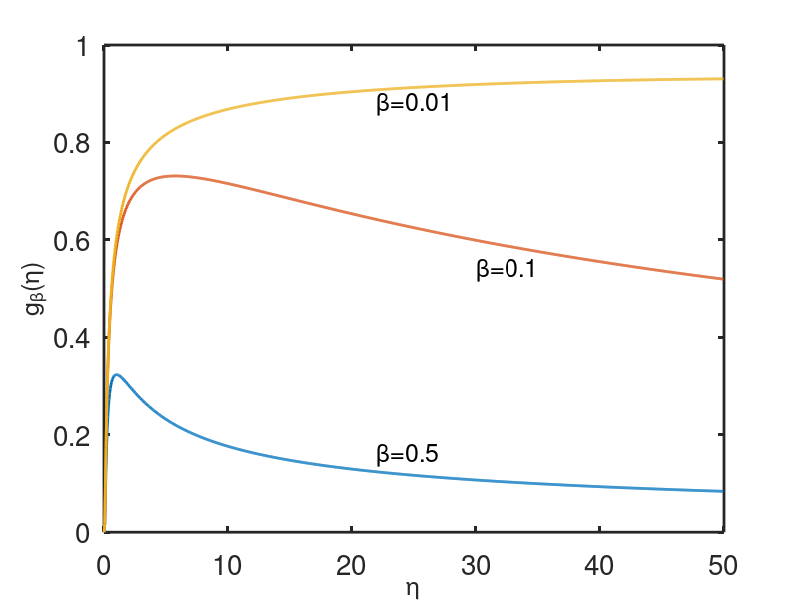
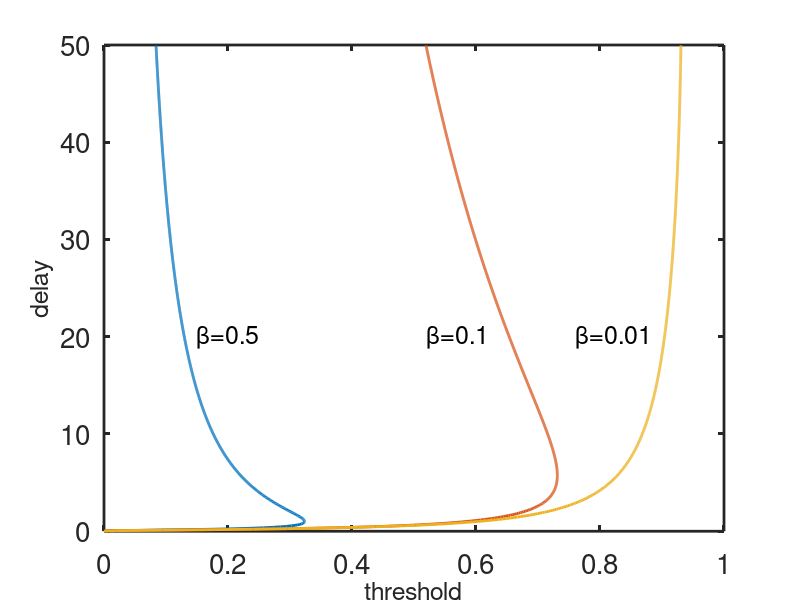
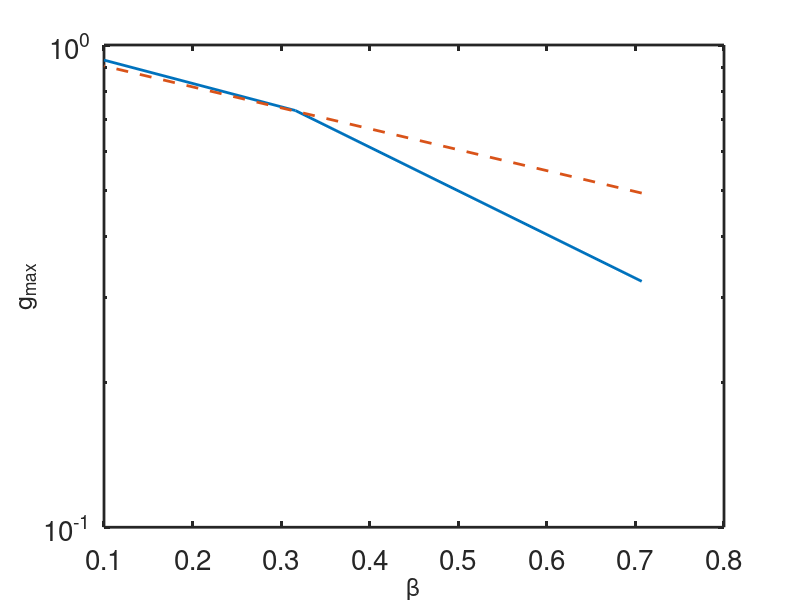

The MATLAB script that drew these images, in order:

%-------------------------------------------------------------------
%
% The fire-diffuse-fire model.
%
% For Chapter 7, Section 7.8.1 of
% Keener and Sneyd, Mathematical Physiology, 3rd Edition, Springer.
%
% Written by James Keener and James Sneyd
%
%-------------------------------------------------------------------

clear all
close all
clc

set(0,                           ...
'defaultaxesfontsize', 20,   ...
'defaultaxeslinewidth', 2.0, ...
'defaultlinelinewidth', 2.0);


betalist=[0.5;0.1;0.01]; %;5;10;50;100];
J = length(betalist);
dkappa = 0.001;
eta = [.01:.05:50];
for j = 1:J
    beta = betalist(j);
    for n = 1:1000
        g(n,:) = sqrt(1./(4*pi*n*eta)).*exp(-n./(4*eta) - beta^2*n);
    end    
    G(j,:) = sum(g);
    K(j) = beta;
end

figure(1)
    plot(eta,G,'linewidth',2)
    xlabel('\eta','fontsize',18)
    ylabel('g_\beta(\eta)','fontsize',18)
text(22,0.16,'\beta=0.5','fontsize',18)
text(30,0.54,'\beta=0.1','fontsize',18)
text(22,0.88,'\beta=0.01','fontsize',18)
figure(2)
    plot(G,eta,'linewidth',2)
    ylabel('delay','fontsize',18)
    xlabel('threshold','fontsize',18)
    axis([0 1 0 50])
text(0.15,20,'\beta=0.5','fontsize',18)
text(0.52,20,'\beta=0.1','fontsize',18)
text(0.76,20,'\beta=0.01','fontsize',18)
figure(3)
    semilogy(sqrt(betalist),max(G'),sqrt(betalist),exp(-sqrt(betalist)),'--','linewidth',2)
    xlabel('\beta','fontsize',18)
    ylabel('g_{max}','fontsize',18)
